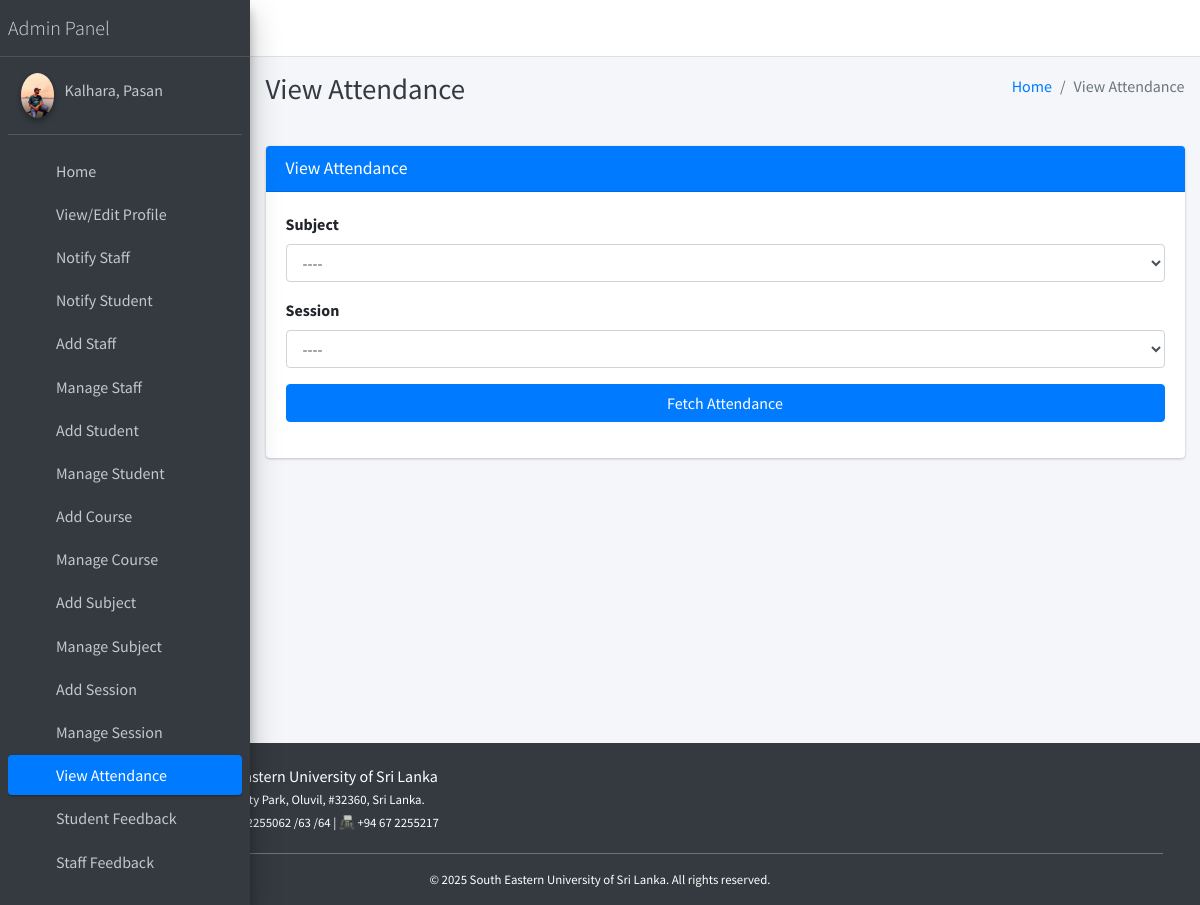
Page /attendance/view/ (signed in) on the committed database.
### main_app/models.py (models this page shows)
class CustomUser(AbstractUser):
    USER_TYPE = ((1, "HOD"), (2, "Staff"), (3, "Student"))
    GENDER = [("M", "Male"), ("F", "Female")]
    username = None  # Removed username, using email instead
    email = models.EmailField(unique=True)
    user_type = models.CharField(default=1, choices=USER_TYPE, max_length=1)
    gender = models.CharField(max_length=1, choices=GENDER)
    profile_pic = models.ImageField()
    address = models.TextField()
    fcm_token = models.TextField(default="")  # For firebase notifications
    created_at = models.DateTimeField(auto_now_add=True)
    updated_at = models.DateTimeField(auto_now=True)
    USERNAME_FIELD = "email"
    REQUIRED_FIELDS = []
    objects = CustomUserManager()
    def __str__(self):
        return self.last_name + ", " + self.first_name

### main_app/hod_views.py (the view)
# urls.py: path("attendance/view/", hod_views.admin_view_attendance,
def admin_view_attendance(request):
    subjects = Subject.objects.all()
    sessions = Session.objects.all()
    context = {
        'subjects': subjects,
        'sessions': sessions,
        'page_title': 'View Attendance'
    }
    return render(request, "hod_template/admin_view_attendance.html", context)

### main_app/models.py (called while the page is built)
    def __str__(self):
        return "From " + str(self.start_year) + " to " + str(self.end_year)

### main_app/templates/hod_template/admin_view_attendance.html (shortened to what this page needs)
{% extends 'main_app/base.html' %}
{% load static %}
{% block page_title %}{{page_title}}{% endblock page_title %}
{% block content %}
<section class="content">
    <div class="container-fluid">
        <div class="row">
            <div class="col-md-12">
                <div class="card card-primary">
                    <div class="card-header">
                        <h3 class="card-title">{{page_title}}</h3>
                    </div>
                    <div class="card-body">
                        <div class="form-group">
                            <label>Subject</label>
                            <select name="subject" class="form-control" id='subject'>
                                <option value="">----</option>
                            </select>
                        </div>
                        <div class="form-group">
                            <label>Session</label>
                            <select name="session" class="form-control" id='session'>
                                <option value="">----</option>
                            </select>
                        </div>
                        <div class="form-group"><div  style="display: none;" class="alert alert-danger" id='error_attendance'></div>
                             <button type="button" id='fetch_attendance' class="btn btn-primary btn-block">Fetch
                                    Attendance</button>
                        </div>
                </div>
            </div>
        </div>
    </div>
</section>
{% endblock content %}

### main_app/templates/main_app/sidebar_template.html (shortened to what this page needs)
{% load static %}
<aside class="main-sidebar sidebar-dark-primary elevation-4">
{% if request.user.user_type == '1' %}
    <a href="{% url 'admin_home' %}" class="brand-link">
        <span class="brand-text font-weight-light">Admin Panel</span>
    </a>
    <div class="sidebar">
        <div class="user-panel mt-3 pb-3 mb-3 d-flex">
            <div class="image">
                <img src="{{ request.user.profile_pic }}" class="img-circle elevation-2" alt="User Image">
            </div>
            <div class="info">
                <a href="#" class="d-block">{{ user }}</a>
            </div>
        </div>
        <nav class="mt-2">
            <ul class="nav nav-pills nav-sidebar flex-column" role="menu">
                <li class="nav-item">
                    {% url 'admin_home' as admin_home %}
                    <a href="{{ admin_home }}" class="nav-link {% if admin_home == request.path %} active {% endif %}">
                        <i class="nav-icon fas fa-tachometer-alt"></i>
                        <p>Home</p>
                    </a>
                </li>
                <li class="nav-item">
                    {% url 'admin_view_profile' as admin_view_profile %}
                    <a href="{{ admin_view_profile }}" class="nav-link {% if admin_view_profile == request.path %} active {% endif %}">
                        <i class="nav-icon fas fa-user-cog"></i>
                        <p>View/Edit Profile</p>
                    </a>
                </li>
                <li class="nav-item">
                    {% url 'admin_notify_staff' as admin_notify_staff %}
                    <a href="{{ admin_notify_staff }}" class="nav-link {% if admin_notify_staff == request.path %} active {% endif %}">
                        <i class="nav-icon fas fa-bullhorn"></i>
                        <p>Notify Staff</p>
                    </a>
                </li>
                <li class="nav-item">
                    {% url 'admin_notify_student' as admin_notify_student %}
                    <a href="{{ admin_notify_student }}" class="nav-link {% if admin_notify_student == request.path %} active {% endif %}">
                        <i class="nav-icon fas fa-bullhorn"></i>
                        <p>Notify Student</p>
                    </a>
                </li>
                <li class="nav-item">
                    {% url 'add_staff' as add_staff %}
                    <a href="{{ add_staff }}" class="nav-link {% if add_staff == request.path %} active {% endif %}">
                        <i class="nav-icon fas fa-user-plus"></i>
                        <p>Add Staff</p>
                    </a>
                </li>
                <li class="nav-item">
                    {% url 'manage_staff' as manage_staff %}
                    {% url 'edit_staff' staff_id as edit_staff %}
                    <a href="{{ manage_staff }}" class="nav-link {% if manage_staff == request.path or request.path == edit_staff %} active {% endif %}">
                        <i class="nav-icon fas fa-users"></i>
                        <p>Manage Staff</p>
                    </a>
                </li>
                <li class="nav-item">
                    {% url 'add_student' as add_student %}
                    <a href="{{ add_student }}" class="nav-link {% if add_student == request.path %} active {% endif %}">
                        <i class="nav-icon fas fa-user-graduate"></i>
                        <p>Add Student</p>
                    </a>
                </li>
                <li class="nav-item">
                    {% url 'manage_student' as manage_student %}
                    {% url 'edit_student' student_id as edit_student %}
                    <a href="{{ manage_student }}" class="nav-link {% if edit_student == request.path or manage_student == request.path %} active {% endif %}">
                        <i class="nav-icon fas fa-users"></i>
                        <p>Manage Student</p>
                    </a>
                </li>
                <li class="nav-item">
                    {% url 'add_course' as add_course %}
                    <a href="{{ add_course }}" class="nav-link {% if add_course == request.path %} active {% endif %}">
                        <i class="nav-icon fas fa-book"></i>
                        <p>Add Course</p>
                    </a>
                </li>
                <li class="nav-item">
                    {% url 'manage_course' as manage_course %}
                    {% url 'edit_course' course_id as edit_course %}
                    <a href="{{ manage_course }}" class="nav-link {% if edit_course == request.path or manage_course == request.path %} active {% endif %}">
                        <i class="nav-icon fas fa-book-open"></i>
                        <p>Manage Course</p>
                    </a>
                </li>
                <li class="nav-item">
                    {% url 'add_subject' as add_subject %}
                    <a href="{{ add_subject }}" class="nav-link {% if add_subject == request.path %} active {% endif %}">
                        <i class="nav-icon fas fa-chalkboard-teacher"></i>
                        <p>Add Subject</p>
                    </a>
                </li>
                <li class="nav-item">
                    {% url 'manage_subject' as manage_subject %}
                    {% url 'edit_subject' subject_id as edit_subject %}
                    <a href="{{ manage_subject }}" class="nav-link {% if edit_subject == request.path or manage_subject == request.path %} active {% endif %}">
                        <i class="nav-icon fas fa-book-reader"></i>
                        <p>Manage Subject</p>
                    </a>
                </li>
                <li class="nav-item">
                    {% url 'add_session' as add_session %}
                    <a href="{{ add_session }}" class="nav-link {% if add_session == request.path %} active {% endif %}">
                        <i class="nav-icon fas fa-calendar-plus"></i>
                        <p>Add Session</p>
                    </a>
                </li>
                <li class="nav-item">
                    {% url 'manage_session' as manage_session %}
                    {% url 'edit_session' session_id as edit_session %}
                    <a href="{{ manage_session }}" class="nav-link {% if edit_session == request.path or manage_session == request.path %} active {% endif %}">
                        <i class="nav-icon fas fa-calendar-alt"></i>
                        <p>Manage Session</p>
                    </a>
                </li>
                <li class="nav-item">
                    {% url 'admin_view_attendance' as admin_view_attendance %}
                    <a href="{{ admin_view_attendance }}" class="nav-link {% if admin_view_attendance == request.path %} active {% endif %}">
                        <i class="nav-icon fas fa-clipboard-list"></i>
                        <p>View Attendance</p>
                    </a>
                </li>
                <li class="nav-item">
                    {% url 'student_feedback_message' as student_feedback_message %}
                    <a href="{{ student_feedback_message }}" class="nav-link {% if student_feedback_message == request.path %} active {% endif %}">
                        <i class="nav-icon fas fa-comment-dots"></i>
                        <p>Student Feedback</p>
                    </a>
                </li>
                <li class="nav-item">
                    {% url 'staff_feedback_message' as staff_feedback_message %}
                    <a href="{{ staff_feedback_message }}" class="nav-link {% if staff_feedback_message == request.path %} active {% endif %}">
                        <i class="nav-icon fas fa-comments"></i>
                        <p>Staff Feedback</p>
                    </a>
                </li>
                <li class="nav-item">
                    {% url 'view_staff_leave' as view_staff_leave %}
                    <a href="{{ view_staff_leave }}" class="nav-link {% if view_staff_leave == request.path %} active {% endif %}">
                        <i class="nav-icon fas fa-user-clock"></i>
                        <p>Staff Leave</p>
                    </a>
                </li>
{% endif %}
</ul>
</nav>
</div>
</aside>

### rows in the picture
CustomUser: user.profile_pic (picture), last_name+first_name "Kalhara, Pasan"

### other values in the picture
{{ page_title }} "View Attendance"
